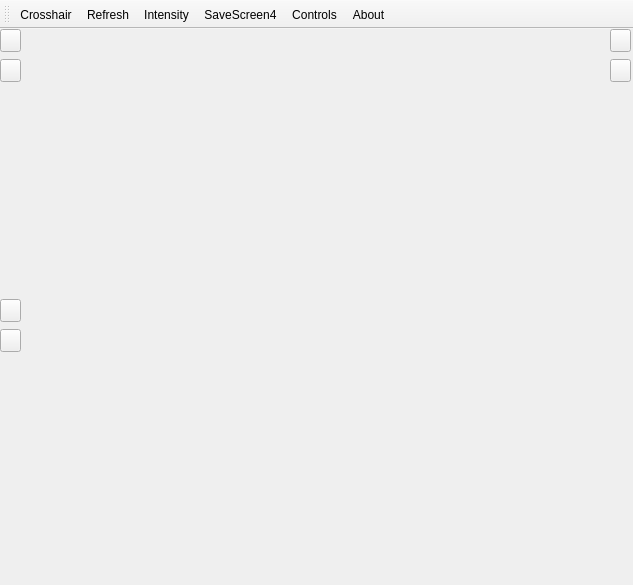
<?xml version="1.0" encoding="UTF-8"?>
<ui version="4.0">
 <class>milxQtImage2</class>
 <widget class="QMainWindow" name="milxQtImage2">
  <property name="geometry">
   <rect>
    <x>0</x>
    <y>0</y>
    <width>633</width>
    <height>585</height>
   </rect>
  </property>
  <property name="minimumSize">
   <size>
    <width>633</width>
    <height>585</height>
   </size>
  </property>
  <property name="windowTitle">
   <string>milxQtImage2</string>
  </property>
  <property name="toolTip">
   <string/>
  </property>
  <property name="iconSize">
   <size>
    <width>22</width>
    <height>22</height>
   </size>
  </property>
  <widget class="QWidget" name="centralwidget">
   <widget class="QWidget" name="gridLayoutWidget">
    <property name="geometry">
     <rect>
      <x>20</x>
      <y>0</y>
      <width>591</width>
      <height>531</height>
     </rect>
    </property>
    <layout class="QGridLayout" name="gridLayout_2">
     <item row="2" column="1">
      <widget class="QVTKWidget" name="view4"/>
     </item>
     <item row="1" column="0">
      <widget class="QVTKWidget" name="view1"/>
     </item>
     <item row="1" column="1">
      <widget class="QVTKWidget" name="view3"/>
     </item>
     <item row="2" column="0">
      <widget class="QVTKWidget" name="view2"/>
     </item>
    </layout>
   </widget>
   <widget class="QPushButton" name="saveScreen_2">
    <property name="geometry">
     <rect>
      <x>0</x>
      <y>270</y>
      <width>21</width>
      <height>23</height>
     </rect>
    </property>
    <property name="text">
     <string/>
    </property>
   </widget>
   <widget class="QPushButton" name="saveScreen_3">
    <property name="geometry">
     <rect>
      <x>610</x>
      <y>0</y>
      <width>21</width>
      <height>23</height>
     </rect>
    </property>
    <property name="text">
     <string/>
    </property>
   </widget>
   <widget class="QPushButton" name="saveScreen_1">
    <property name="geometry">
     <rect>
      <x>0</x>
      <y>0</y>
      <width>21</width>
      <height>23</height>
     </rect>
    </property>
    <property name="text">
     <string/>
    </property>
   </widget>
   <widget class="QPushButton" name="viewButton1">
    <property name="geometry">
     <rect>
      <x>0</x>
      <y>30</y>
      <width>21</width>
      <height>23</height>
     </rect>
    </property>
    <property name="text">
     <string/>
    </property>
   </widget>
   <widget class="QPushButton" name="viewButton2">
    <property name="geometry">
     <rect>
      <x>0</x>
      <y>300</y>
      <width>21</width>
      <height>23</height>
     </rect>
    </property>
    <property name="text">
     <string/>
    </property>
   </widget>
   <widget class="QPushButton" name="viewButton3">
    <property name="geometry">
     <rect>
      <x>610</x>
      <y>30</y>
      <width>21</width>
      <height>23</height>
     </rect>
    </property>
    <property name="text">
     <string/>
    </property>
   </widget>
  </widget>
  <widget class="QToolBar" name="toolBar">
   <property name="windowTitle">
    <string>toolBar</string>
   </property>
   <attribute name="toolBarArea">
    <enum>TopToolBarArea</enum>
   </attribute>
   <attribute name="toolBarBreak">
    <bool>false</bool>
   </attribute>
   <addaction name="actionCrosshair"/>
   <addaction name="actionRefresh"/>
   <addaction name="actionIntensity"/>
   <addaction name="actionSaveScreen4"/>
   <addaction name="actionControls"/>
   <addaction name="actionAbout"/>
  </widget>
  <action name="actionRefresh">
   <property name="text">
    <string>Refresh</string>
   </property>
  </action>
  <action name="actionCrosshair">
   <property name="text">
    <string>Crosshair</string>
   </property>
  </action>
  <action name="actionIntensity">
   <property name="text">
    <string>Intensity</string>
   </property>
   <property name="toolTip">
    <string>Intensity</string>
   </property>
  </action>
  <action name="actionSaveScreen4">
   <property name="text">
    <string>SaveScreen4</string>
   </property>
  </action>
  <action name="actionAbout">
   <property name="text">
    <string>About</string>
   </property>
  </action>
  <action name="actionControls">
   <property name="text">
    <string>Controls</string>
   </property>
  </action>
 </widget>
 <customwidgets>
  <customwidget>
   <class>QVTKWidget</class>
   <extends>QWidget</extends>
   <header>QVTKWidget.h</header>
  </customwidget>
 </customwidgets>
 <resources>
  <include location="../../../Users/Jiayu Sun/Desktop/New folder/论文软件/Icons/icons.qrc"/>
  <include location="../../smili.qrc"/>
 </resources>
 <connections/>
</ui>
